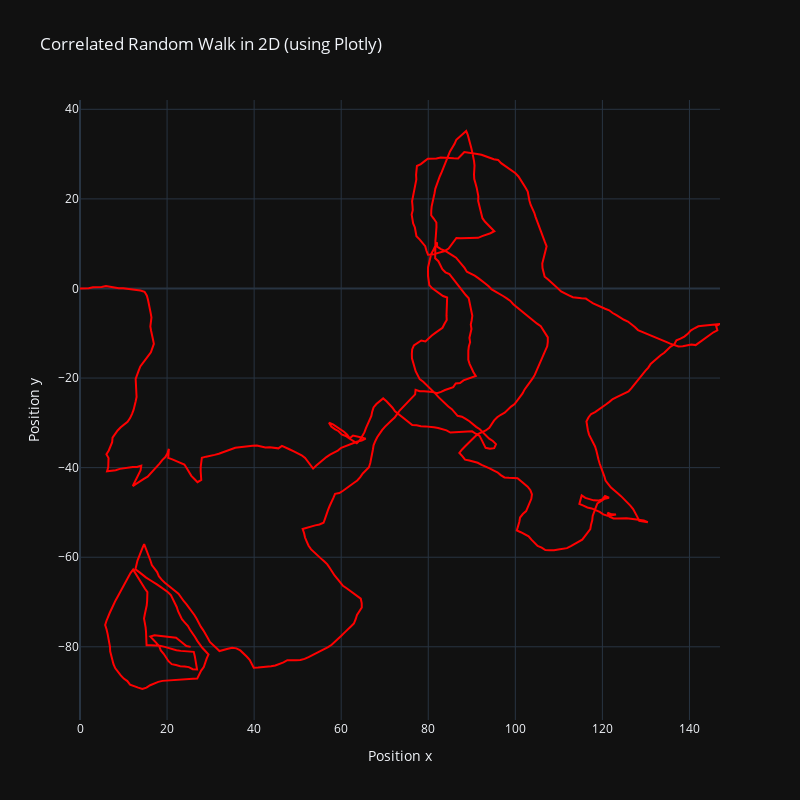

Write notebook code for a chart like this one.
### Markdown cell above
## Visualize trajectory using plotly - 2D projection

### Code cell
def correlated_random_walk_2D_numpy(n_steps, scale=0.1):
    # n_steps: number of steps in the random walk
    # scale: scale parameter for the Cauchy distribution that controls the "spread" of the rotations
    # Initialize the position and initial direction
    trajectory = np.zeros((n_steps, 2))
    direction = np.array([1, 0])  # Unit vector in the x direction
    for i in range(1, n_steps):
        # Select a rotation from a Cauchy distribution
        rotation_angle = cauchy.rvs(scale=scale)
        # Calculate the sine and cosine of the rotation angle
        cos_theta = np.cos(rotation_angle)
        sin_theta = np.sin(rotation_angle)
        # Apply the rotation to the current direction
        new_direction = np.array([
            direction[0] * cos_theta - direction[1] * sin_theta,
            direction[0] * sin_theta + direction[1] * cos_theta
        ])
        # Update the position by adding the new direction to the current position
        trajectory[i] = trajectory[i - 1] + new_direction
        # Update the current direction
        direction = new_direction
    return trajectory
# Parameters for the simulation
n_steps = 1000
scale = 0.1  # This parameter can be modified to change the simulation.
# Generate the correlated random walk
trajectory = correlated_random_walk_2D_numpy(n_steps, scale)
fig = go.Figure()
fig.add_trace(go.Scatter(
    x=trajectory[:, 0], 
    y=trajectory[:, 1], 
    mode='lines',
    line=dict(color='red', width=2),
    name='Trajectory'
))
# Customize the layout
fig.update_layout(
    title="Correlated Random Walk in 2D (using Plotly)",
    xaxis_title="Position x",
    yaxis_title="Position y",
    showlegend=False,
    autosize=False,
    width=800,
    height=800,
    template="plotly_dark"
)
# Display the plot
fig.show()

### Figure 1 — Plotly figure (JSON) as saved in the notebook; plotly's stock layout.template omitted (floating-point values rounded to 4 significant figures; data arrays with more than 128 entries replaced by an {"elided": "..."} marker saying what was removed)
{"data": [{"line": {"color": "red", "width": 2}, "mode": "lines", "name": "Trajectory", "type": "scatter", "x": {"elided": "1000 float values"}, "y": {"elided": "1000 float values"}}], "layout": {"autosize": false, "height": 800, "showlegend": false, "title": {"text": "Correlated Random Walk in 2D (using Plotly)"}, "width": 800, "xaxis": {"title": {"text": "Position x"}}, "yaxis": {"title": {"text": "Position y"}}}}
